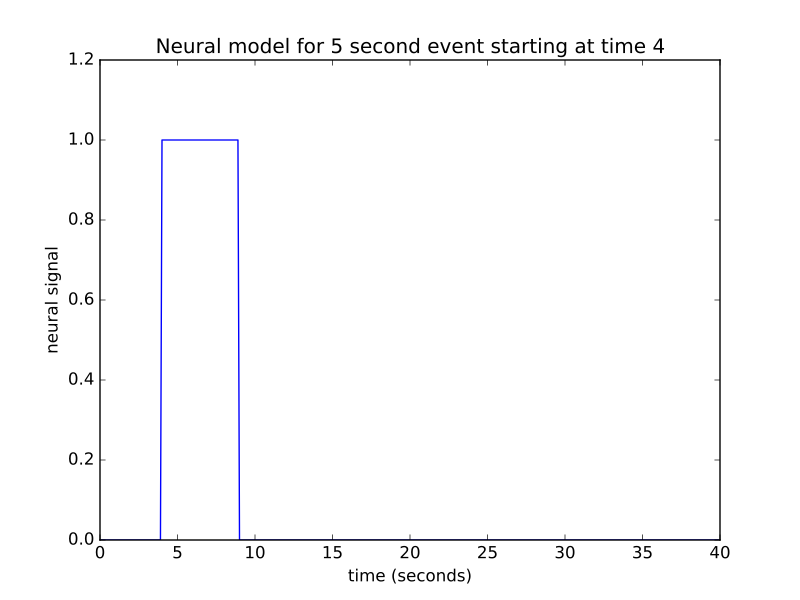

The script that drew this image:
import numpy as np
import matplotlib.pyplot as plt

times = np.arange(0, 40, 0.1)
n_time_points = len(times)
neural_signal = np.zeros(n_time_points)
neural_signal[(times >= 4) & (times < 9)] = 1
plt.plot(times, neural_signal)
# [...]
plt.xlabel('time (seconds)')
# <...>
plt.ylabel('neural signal')
# <...>
plt.ylim(0, 1.2)
# (...)
plt.title("Neural model for 5 second event starting at time 4")
# <...>
